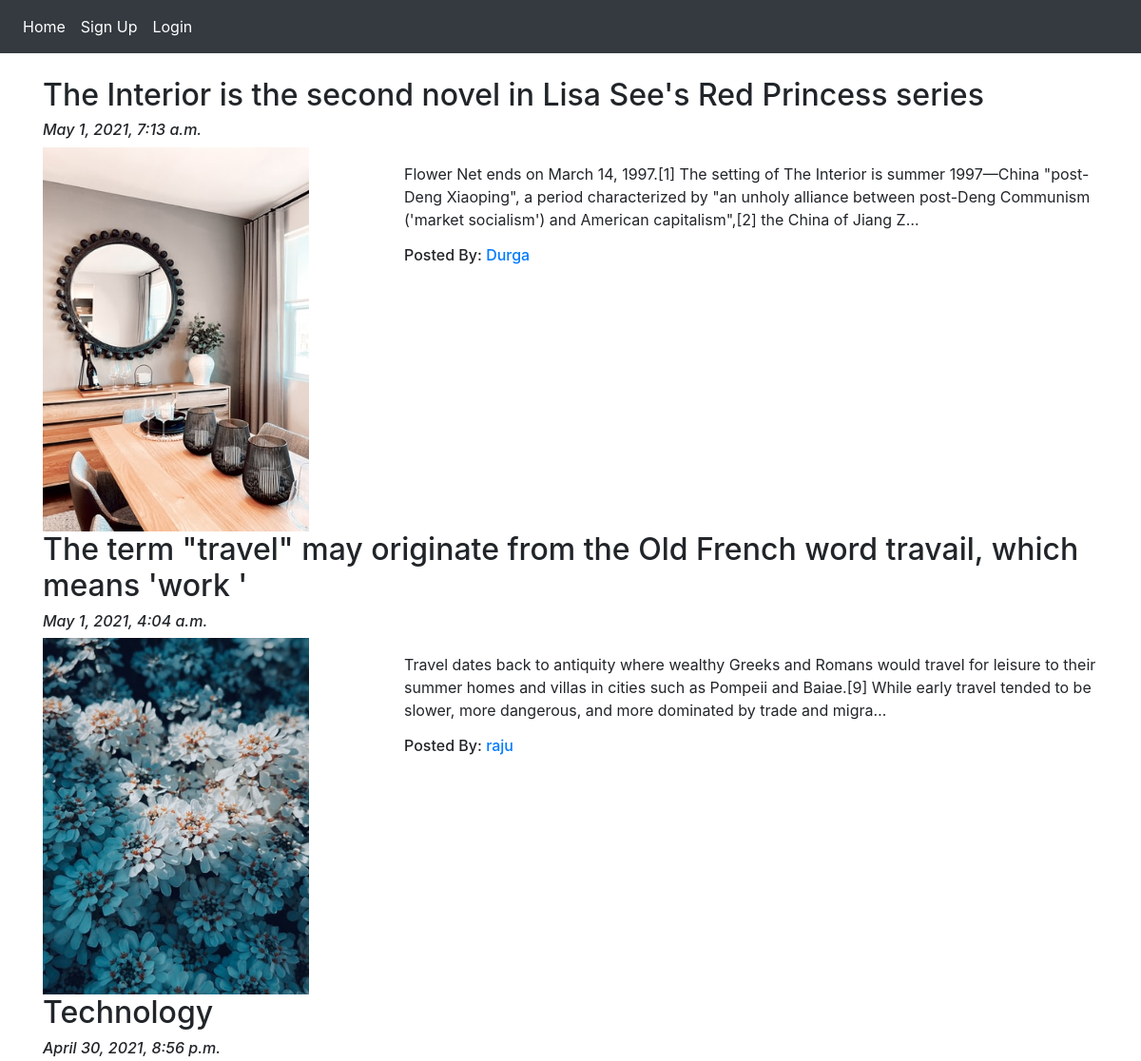
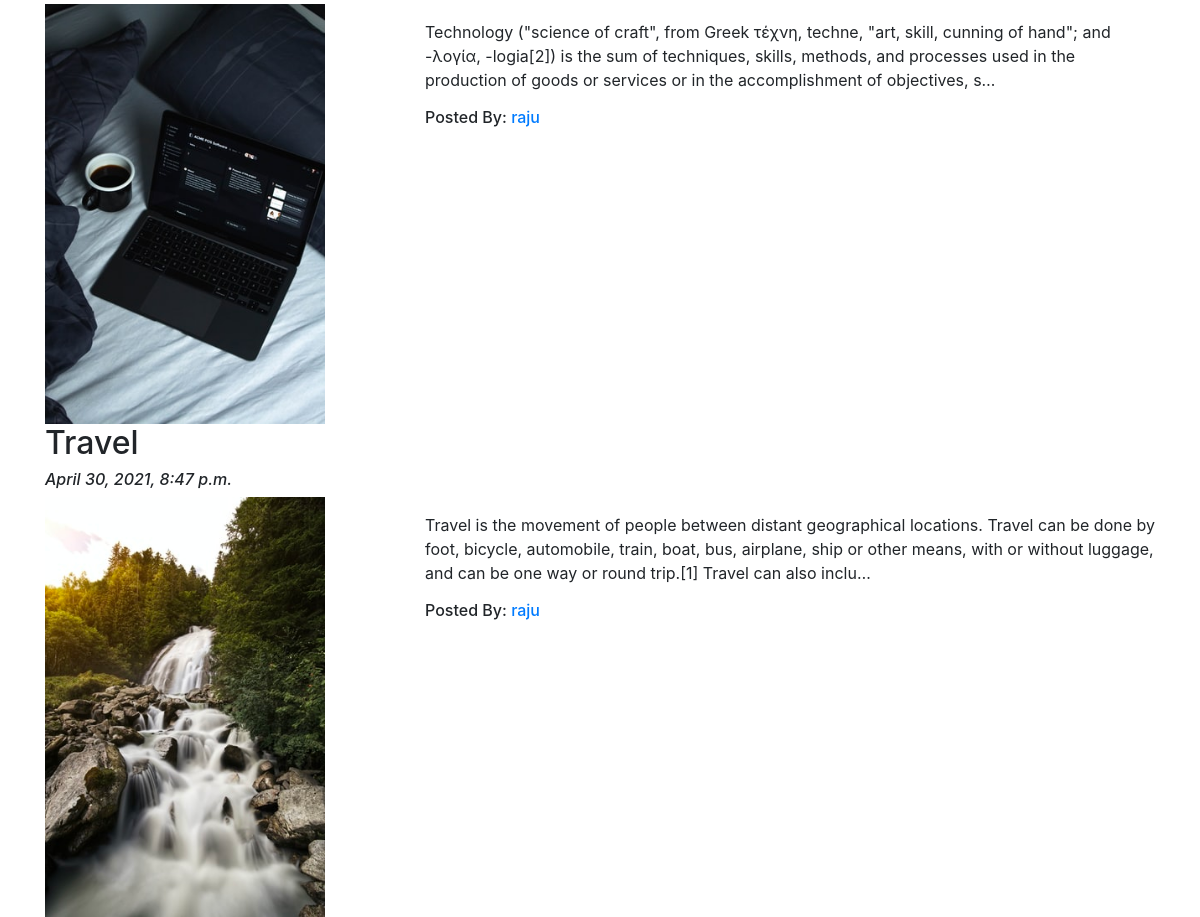
Screenshot of /blog/ with the database file from the repository (2 pictures, top to bottom).
### App_Blog/models.py (models this page shows, shortened)
class Blog(models.Model):
    author=models.ForeignKey(User,on_delete=models.CASCADE,related_name='post_author')
    blog_title= models.CharField(max_length=264,verbose_name='Put a Title')
    slug=models.SlugField(max_length=264,unique=True) #getting the URL as title when click on the post
    blog_content= models.TextField(verbose_name='what is on your mind?')
    blog_image=models.ImageField(upload_to='blog_image',verbose_name="Blog Image")
    publish_date=models.DateTimeField(auto_now_add=True)
    update_date=models.DateTimeField(auto_now=True)
    class Meta:
        ordering = ['-publish_date']

### App_Blog/views.py (the view)
# urls.py: path('',views.BlogList.as_view(),name='blog_list'),
class BlogList(ListView):
    context_object_name = 'blogs'
    model = Blog
    template_name='App_Blog/blog_list.html'
    queryset=Blog.objects.order_by('-publish_date')

### templates/App_Blog/blog_list.html (shortened to what this page needs)
{%  extends 'index.html' %}
{% block body_block %}
{% for blog in blogs %}
<h2> {{ blog.blog_title }} </h2>
<h6><i>{{blog.publish_date}}</i></h6>
<div class="row">
    <div class="col-sm-4">
        <img src="/media/{{blog.blog_image}}" alt="{{ blog.blog_title }}" title="{{ blog.blog_title }}" width="80%">
    </div>
    <div class="col-sm-8">
        <p>
            {{blog.blog_content|truncatechars:255|linebreaks }}
        </p>
        <h6>Posted By: <a href="">{{blog.author}}</a></h6>
    </div>
</div>
{% endfor %}
{% endblock %}

### templates/index.html (shortened to what this page needs)
<!doctype html>
<html lang="en">
<head>
    <link rel="stylesheet" href="https://maxcdn.bootstrapcdn.com/bootstrap/4.0.0/css/bootstrap.min.css"
>
</head>
<body>
    <nav class="navbar navbar-expand-sm navbar-dark bg-dark">
        <ul class="navbar-nav">
            <li class="navbar-item active">
                <a class="nav-link" href="{% url 'home' %}">Home</a>
            </li>
            {% if user.is_authenticated %}
            <li class="navbar-item active">
                <a class="nav-link" href="{% url 'App_Blog:create_blog' %}">Write Blog</a>
            </li>
            <li class="navbar-item active">
                <a class="nav-link" href="{% url 'App_Login:logout' %}">Logout</a>
            </li>
            <li class="navbar-item active">
                <a class="nav-link" href="{% url 'App_Login:profile' %}">Profile</a>
            </li>
            {% else %}
            <li class="navbar-item active">
                <a class="nav-link" href="{% url 'App_Login:signup' %}">Sign Up</a>
            </li>
            <li class="navbar-item active">
                <a class="nav-link" href="{% url 'App_Login:signin' %}">Login</a>
            </li>
            {% endif %}
        </ul>
    </nav>
    <div class="container" style="padding-top: 25px;">
        {% block body_block %}
        {% endblock %}
    </div>
</body>
</html>

### rows the page displays
Blog: blog_title "The Interior is the second novel in Lisa See's Red Princess series", publish_date "May 1, 2021, 7:13 a.m.", blog_image (picture), blog_content "Flower Net ends on March 14, 1997.[1] The setting of The Interior is summer 1997—China \"post- Deng Xiaoping\", a period characterized by \"an unholy alliance between post-Deng Communism ('market socialism') and American capitalism\",[2] the China of Jiang Z…", author "Durga"
Blog: blog_title "The term \"travel\" may originate from the Old French word travail, which means 'work '", publish_date "May 1, 2021, 4:04 a.m.", blog_image (picture), blog_content "Travel dates back to antiquity where wealthy Greeks and Romans would travel for leisure to their summer homes and villas in cities such as Pompeii and Baiae.[9] While early travel tended to be slower, more dangerous, and more dominated by trade and migra…", author "raju"
Blog: blog_title "Technology", publish_date "April 30, 2021, 8:56 p.m.", blog_image (picture), blog_content "Technology (\"science of craft\", from Greek τέχνη, techne, \"art, skill, cunning of hand\"; and -λογία, -logia[2]) is the sum of techniques, skills, methods, and processes used in the production of goods or services or in the accomplishment of objectives, s…", author "raju"
Blog: blog_title "Travel", publish_date "April 30, 2021, 8:47 p.m.", blog_image (picture), blog_content "Travel is the movement of people between distant geographical locations. Travel can be done by foot, bicycle, automobile, train, boat, bus, airplane, ship or other means, with or without luggage, and can be one way or round trip.[1] Travel can also inclu…", author "raju"
